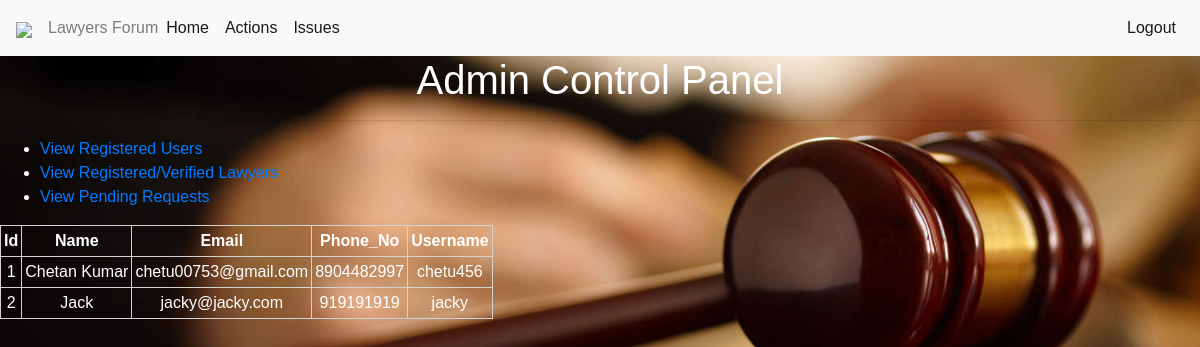
The app's page /admin/reg_users.php (signed in) with its own data.
### tables this page shows
CREATE TABLE `users` (
  `id` int(11) NOT NULL,
  `name` varchar(20) NOT NULL,
  `email` varchar(30) NOT NULL,
  `phone` bigint(20) NOT NULL,
  `username` varchar(20) NOT NULL,
  `password` varchar(40) NOT NULL
);

### admin/reg_users.php (the view, shortened to what this page needs)
<!doctype html>
<html>
 <head>
   <link rel="stylesheet" href="../styles/css/bootstrap.min.css"/>
   <link rel="stylesheet" href="../support.css"/>
 </head>
 <body>
   <?php
      include "header.php";
    ?>
  <h1 align="center">Admin Control Panel</h1>
  <hr>
  <ul>
    <li><a href="reg_users.php"/>View Registered Users</a></li>
    <li><a href="verified_lawyers.php"/>View Registered/Verified Lawyers</a></li>
    <li><a href="lawyers_pending_req.php"/>View Pending Requests</a></li>
  </ul>
  <table>
    <thead>
      <tr>
        <th>Id</th>
        <th>Name</th>
        <th>Email</th>
        <th>Phone_No</th>
        <th>Username</th>
      </tr>
    </thead>
    <tbody>
      <?php
        include "../config.php";
        $data=mysqli_query($conn,"select * from users");
          while($fetched_data=mysqli_fetch_assoc($data)){
          $uid=$fetched_data['id'];
          $unm=$fetched_data['name'];
          $uunm=$fetched_data['username'];
          $umail=$fetched_data['email'];
          $uphn=$fetched_data['phone'];
       ?>
      <tr>
        <td><?php echo $uid; ?></td>
        <td><?php echo $unm; ?></td>
        <td><?php echo $umail; ?></td>
        <td><?php echo $uphn; ?></td>
        <td><?php echo $uunm; ?></td>
      </tr>
    <?php  } ?>
    </tbody>
  </table>
 </body>
</html>

### support.css (style rules this page uses)
body { color:white; background-image: url("img/bgimg.jpg"); background-size: cover; background-repeat: no-repeat; font-family: sans-serif; }

### admin/reg_users.php (style rules this page uses)
table,td,th { border:1px solid lightgrey; padding:3px; }
table tr { text-align:center; }

### records on screen
users: id "1", name "Chetan Kumar", email "chetu00753@gmail.com", phone "8904482997", username "chetu456"
users: id "2", name "Jack", email "jacky@jacky.com", phone "919191919", username "jacky"
